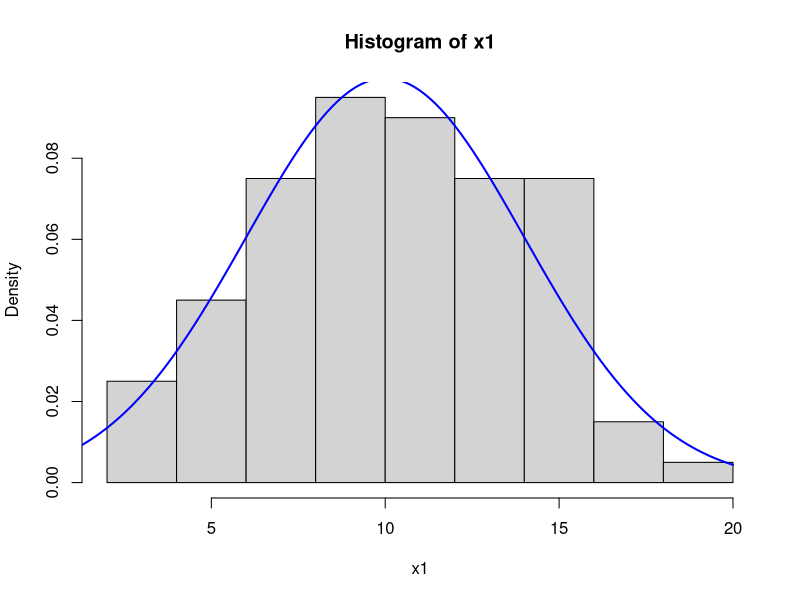
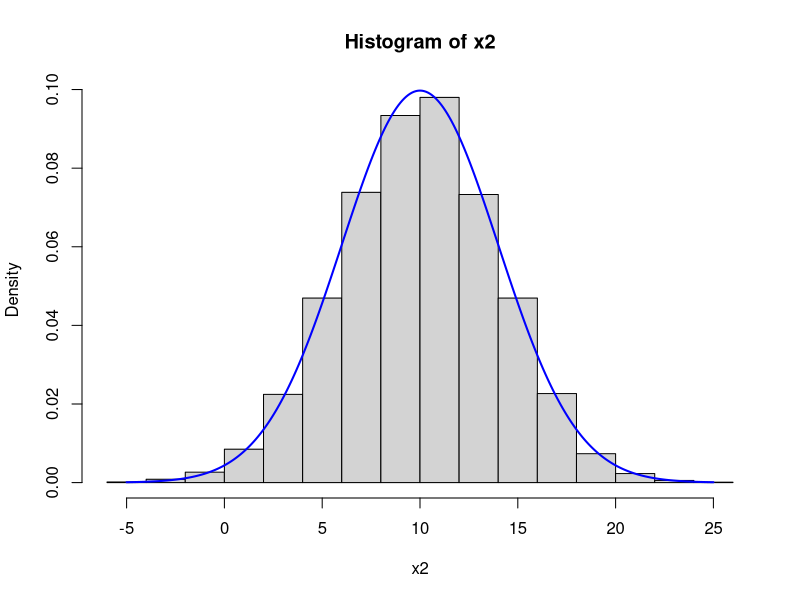
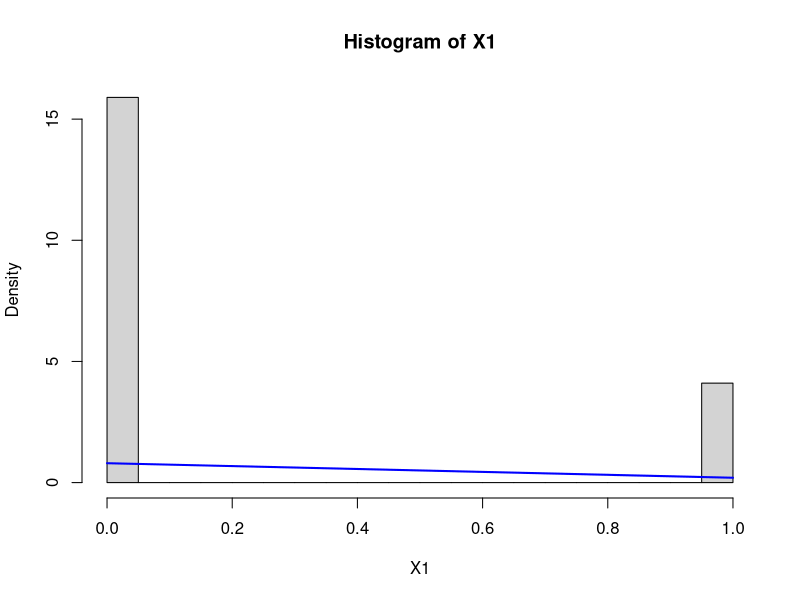
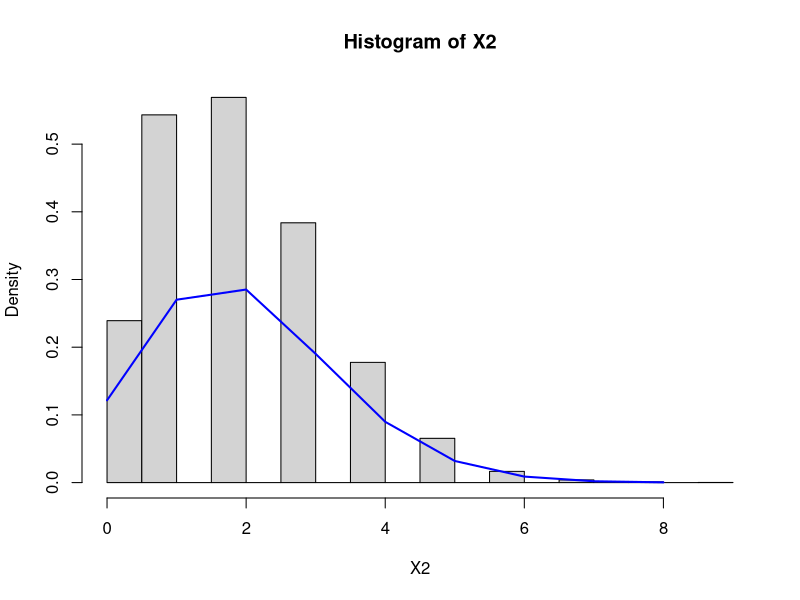
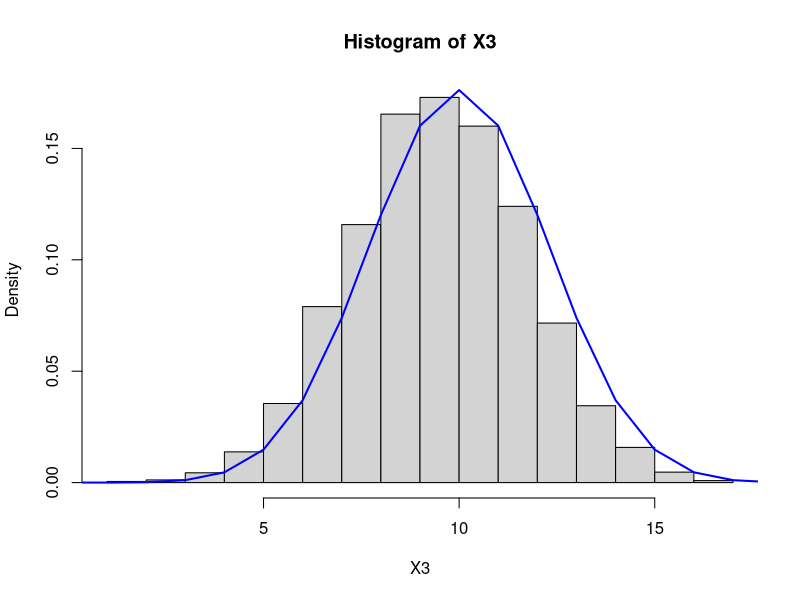
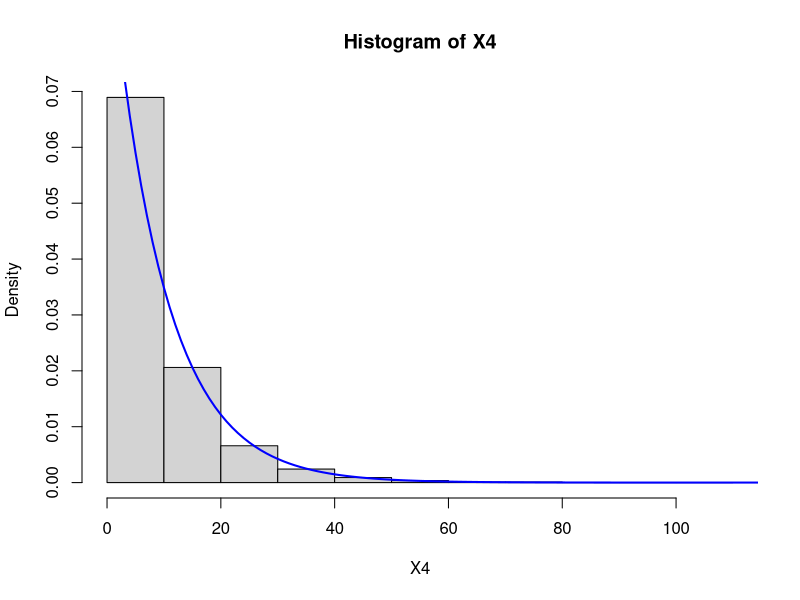
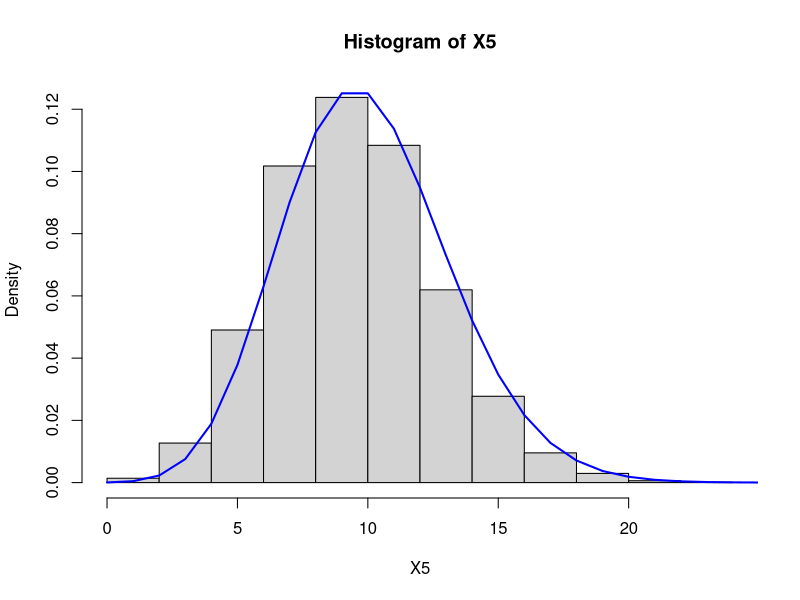
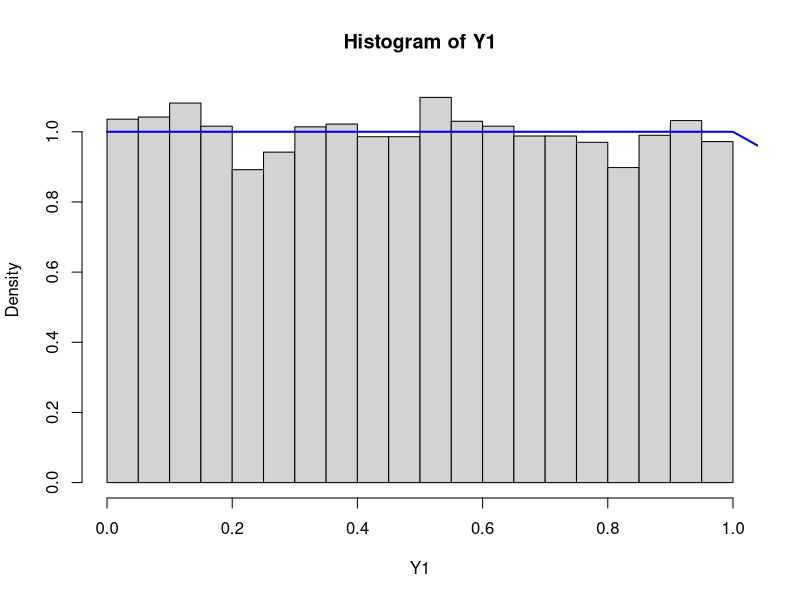

R code for these plots, in order:
## ---- chunk 1
knitr::opts_chunk$set(echo = TRUE)
## ---- chunk 2
x1 <- rnorm(100, mean = 10, sd = 4)
x2 <- rnorm(10000, mean = 10, sd = 4)
## ---- chunk 3
hist(x1, probability = TRUE) 
xfit <- seq(0, 20, 0.1) 
yfit <- dnorm(xfit, mean = 10, sd = 4) 
lines(xfit, yfit, col="blue", lwd=2) 

hist(x2, probability = TRUE) 
xfit <- seq(-5, 25, 0.1) 
yfit <- dnorm(xfit, mean = 10, sd = 4) 
lines(xfit, yfit, col="blue", lwd=2) 
## ---- chunk 4
X1 <- rbinom(10000, size = 1, prob = 0.2)
## ---- chunk 5
hist(X1, probability = TRUE)
xfit <- seq(0, 1, 1) 
yfit <- dbinom(xfit, size=1, prob = 0.2 )
lines(xfit, yfit, col="blue", lwd=2) 
## ---- chunk 6
X2 <- rbinom(10000, size = 20, prob = 0.1)
## ---- chunk 7
hist(X2, probability = TRUE) 
xfit <- seq(0, 8, 1) 
yfit <- dbinom(xfit, size=20, prob = 0.1 )
lines(xfit, yfit, col="blue", lwd=2) 
## ---- chunk 8
X3 <- rbinom(10000, size = 20, prob = 0.5)
## ---- chunk 9
hist(X3, probability = TRUE) 
xfit <- seq(0, 20, 1) 
yfit <- dbinom(xfit, size=20, prob = 0.5 )
lines(xfit, yfit, col="blue", lwd=2) 
## ---- chunk 10
X4 <- rgeom(10000, prob = 0.1) 
## ---- chunk 11
hist(X4, probability = TRUE) 
xfit <- seq(0, 120, 1) 
yfit <- dgeom(xfit, 0.1)
lines(xfit, yfit, col="blue", lwd=2) 
## ---- chunk 12
X5 <- rpois(10000, lambda = 10) 
## ---- chunk 13
hist(X5, probability = TRUE)
xfit <- seq(0, 25, 1) 
yfit <- dpois(xfit, 10 )
lines(xfit, yfit, col="blue", lwd=2) 
## ---- chunk 14
Y1 <- runif(10000, min = 0, max = 1) 
## ---- chunk 15
hist(Y1, probability = TRUE) 
xfit <- seq(0, 20, 1) 
yfit <- dunif(xfit, 0,1)
lines(xfit, yfit, col="blue", lwd=2) 
## ---- chunk 16
Y2 <- rexp(10000, rate = 3)
## ---- chunk 17
hist(Y2, probability = TRUE) 
xfit <- seq(0, 5, 1) 
yfit <- dexp(xfit, 3)
lines(xfit, yfit, col="blue", lwd=2) 
## ---- chunk 18
Y3 <- rgamma(10000, shape = 2, scale = 1)
## ---- chunk 19
hist(Y3, probability = TRUE) 
xfit <- seq(0, 20, 1) 
yfit <- dgamma(xfit, 2,1)
lines(xfit, yfit, col="blue", lwd=2) 
## ---- chunk 20
Y4 <- rt(10000, df = 3) 
## ---- chunk 21
hist(Y4, probability = TRUE) 
xfit <- seq(-20, 20, 1) 
yfit <- dt(xfit, 3 )
lines(xfit, yfit, col="blue", lwd=2) 
## ---- chunk 22
Y5 <- rbeta(10000, shape1 = 0.1, shape2 = 0.1) 
## ---- chunk 23
hist(Y5, probability = TRUE) 
xfit <- seq(0, 1, 0.01) 
yfit <- dbeta(xfit, 0.1, 0.1)
lines(xfit, yfit, col="blue", lwd=2) 
## ---- chunk 24
Y6 <- rbeta(10000, shape1 = 1,   shape2 = 1) 
## ---- chunk 25
hist(Y6, probability = TRUE) 
xfit <- seq(0, 1, 0.01) 
yfit <- dbeta(xfit, 1, 1)
lines(xfit, yfit, col="blue", lwd=2) 
## ---- chunk 26
Y7 <- rbeta(10000, shape1 = 10,  shape2 = 5) 
## ---- chunk 27
hist(Y7, probability = TRUE)
xfit <- seq(0, 1, 0.01) 
yfit <- dbeta(xfit, 10, 5)
lines(xfit, yfit, col="blue", lwd=2) 
## ---- chunk 28
X <- rbinom(1000, size = 10000, prob = 0.001)
Y <- rt(1000, df = 10000) 
## ---- chunk 29
hist(X, probability = TRUE) 
xfit <- seq(0, 20, 1) 
yfit <- dbinom(xfit, 10000, 0.001)
lines(xfit, yfit, col="blue", lwd=2) 

hist(Y, probability = TRUE) 
xfit <- seq(-5, 5, 1) 
yfit <- dt(xfit, 10000)
lines(xfit, yfit, col="blue", lwd=2) 
## ---- chunk 30
X_konvergerad <- rpois(1000, lambda = 10) 
Y_konvergerad <- rnorm(1000, mean = 0, sd = 1)
## ---- chunk 31
hist(X_konvergerad, probability = TRUE)
xfit <- seq(0, 25, 1) 
yfit <- dpois(xfit, 10)
lines(xfit, yfit, col="blue", lwd=2) 

hist(Y_konvergerad, probability = TRUE)
xfit <- seq(-5, 5, 1) 
yfit <- dnorm(xfit, 0, 1)
lines(xfit, yfit, col="blue", lwd=2) 
